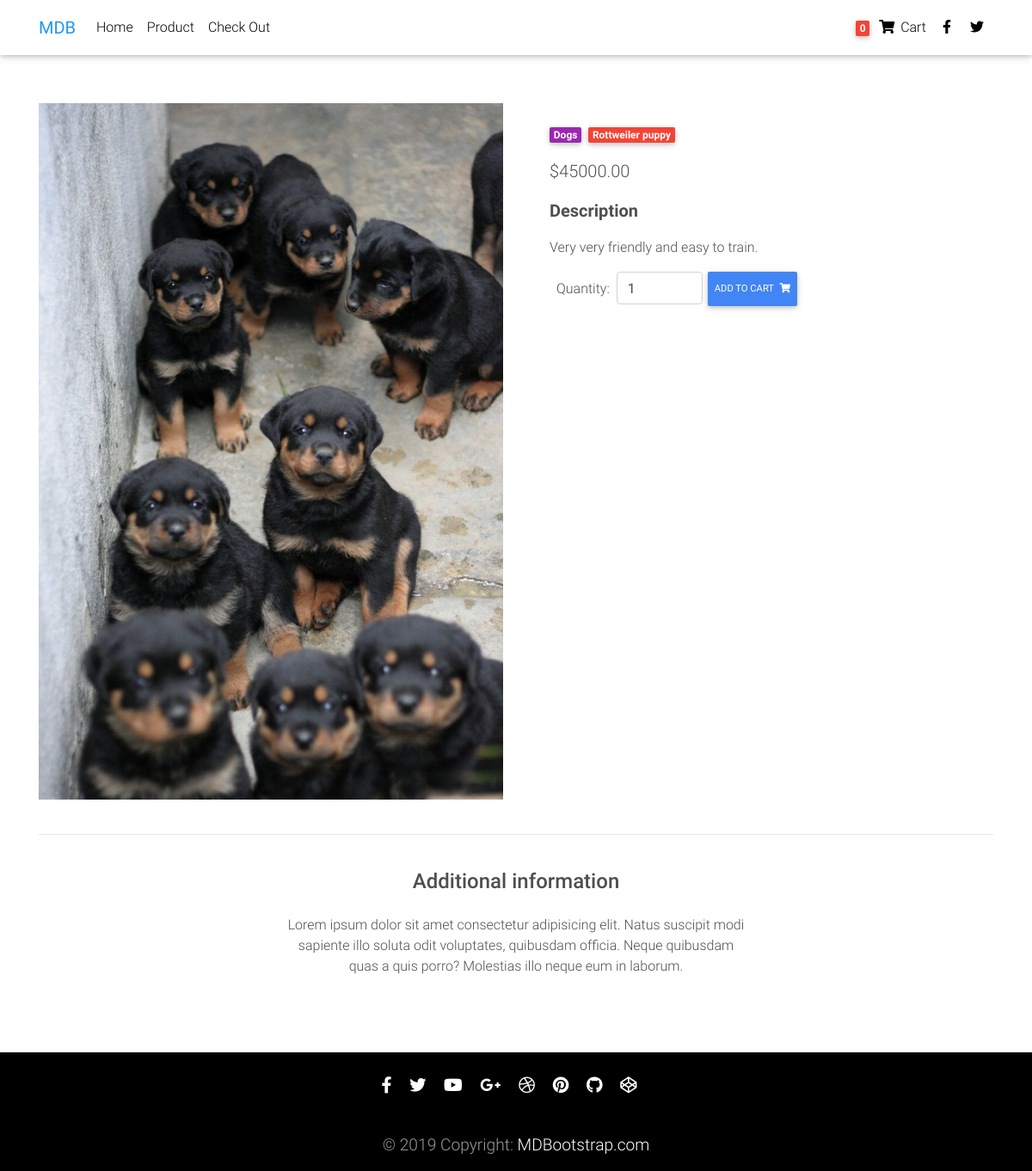
The app's page /rottweiler-puppy/17/ with its own data.
### store/models.py (models this page shows, shortened)
class Product(models.Model):
    category = models.ForeignKey(
        Category, on_delete=models.CASCADE, related_name="products")
    name = models.CharField(max_length=200, db_index=True)
    slug = models.SlugField(max_length=300, db_index=True)
    image = models.ImageField(upload_to="product", blank=True, null=True)
    price = models.DecimalField(max_digits=10, decimal_places=2)
    available = models.BooleanField(default=False)
    description = models.TextField(blank=True, null=True)
    created = models.DateTimeField(auto_now_add=True)
    updated = models.DateTimeField(auto_now=True)
    class Meta:
        ordering = ("-created",)
        index_together = (("id", "slug"),)
    def get_absolute_url(self):
        return reverse("store:detail_page", args=[self.slug, self.id])
    @property
    def imageURL(self):
        try:
            url = self.image.url
        except ValueError:
            url = ''
        return url

class Category(models.Model):
    name = models.CharField(max_length=200, db_index=True)
    slug = models.SlugField(max_length=300, unique=True)
    class Meta:
        ordering = ("-name",)
        verbose_name = "category"
        verbose_name_plural = "categories"
    def __str__(self):
        return self.name
    def get_absolute_url(self):
        return reverse("store:store_page", args=[self.slug])

### store/views.py (the view)
def detail_page(request, slug=None, detail_id=None):
    product = get_object_or_404(
        Product, slug=slug, id=detail_id, available=True)
    form = CartForm()
    return render(request, 'store/detail.html', {"product": product, 'form': form})

### cart/forms.py
class CartForm(forms.Form):
    quantity = forms.TypedChoiceField(
        choices=PRODUCT_QUANTITY_CHOICES, coerce=int)
    updated = forms.BooleanField(
        required=False, initial=False, widget=forms.HiddenInput)

### cart/cart.py (called while the page is built)
    def __len__(self):
        return sum(items["quantity"] for items in self.cart.values())

### cart/context_processor.py (called while the page is built)
def cart(request):
    cart = Cart(request)
    return {"cart": cart }

### store/templates/store/detail.html (shortened to what this page needs)
<!DOCTYPE html>
{% load static %}
<html lang="en">
<head>
    <link rel="stylesheet" href="https://use.fontawesome.com/releases/v5.11.2/css/all.css">
    <link href="{% static 'css/bootstrap.min.css' %}" rel="stylesheet">
    <link href="{% static 'css/mdb.min.css' %}" rel="stylesheet">
    <link href="{% static 'css/style.min.css' %}" rel="stylesheet">
    <link rel="stylesheet" href="{% static 'css/detail.css' %}">
</head>
<body>
    <nav class="navbar fixed-top navbar-expand-lg navbar-light white scrolling-navbar">
        <div class="container">
            <a class="navbar-brand waves-effect" href="https://mdbootstrap.com/docs/jquery/" target="_blank">
                <strong class="blue-text">MDB</strong>
            </a>
            <div class="collapse navbar-collapse" id="navbarSupportedContent">
                <ul class="navbar-nav mr-auto">
                    <li class="nav-item">
                        <a class="nav-link waves-effect" href="{% url 'store:store_page' %}">Home
                        </a>
                    </li>
                    <li class="nav-item">
                        <a class="nav-link waves-effect" href="https://mdbootstrap.com/docs/jquery/">Product</a>
                    </li>
                    <li class="nav-item">
                        <a class="nav-link waves-effect" href="{% url 'orders:order_page' %}">Check
                            Out
                        </a>
                    </li>
                </ul>
                <ul class="navbar-nav nav-flex-icons">
                    {% with total_item=cart|length %}
                    <li class="nav-item">
                        <a class="nav-link waves-effect" href="{% url 'cart:cart_page' %}">
                            <span class="badge red z-depth-1 mr-1">{{ total_item }}</span>
                            <i class="fas fa-shopping-cart"></i>
                            <span class="clearfix d-none d-sm-inline-block"> Cart </span>
                        </a>
                    </li>
                    {% endwith %}
                    <li class="nav-item">
                        <a href="https://www.facebook.com/mdbootstrap" class="nav-link waves-effect" target="_blank">
                            <i class="fab fa-facebook-f"></i>
                        </a>
                    </li>
                    <li class="nav-item">
                        <a href="https://twitter.com/MDBootstrap" class="nav-link waves-effect" target="_blank">
                            <i class="fab fa-twitter"></i>
                        </a>
                    </li>
                </ul>
            </div>
        </div>
    </nav>
    <main class="mt-5 pt-4" id="mainsection">
        <div class="container dark-grey-text mt-5">
            <div class="row wow fadeIn">
                <div class="col-md-6 mb-4">
                    <img src="{% if product.image %}{{ product.imageURL }}{%else %}{% static 'img/cart.png' %}{% endif %}"
                        class="img-fluid" alt="{{ product.name }}">
                </div>
                <div class="col-md-6 mb-4">
                    <div class="p-4">
                        <div class="mb-3">
                            <a href="{{ product.category.get_absolute_url }}">
                                <span class="badge purple mr-1">{{product.category}}</span>
                            </a>
                            <a href="{{ product.get_absolute_url }}">
                                <span class="badge red mr-3">{{ product.name }}</span>
                            </a>
                        </div>
                        <p class="lead">
                            <span>${{ product.price }}</span>
                        </p>
                        <p class="lead font-weight-bold">Description</p>
                        <p>{{ product.description }}</p>
                        <form class="d-flex justify-content-left" action="{% url 'cart:cart_add' product.id %}"
                            method="POST">
                            <label for="id_quantity" class="m-2">Quantity: </label>
                            <input type="number" id="id_quantity" name="quantity" value="1" aria-label="Search"
                                class="form-control" style="width: 100px">
                            <button class="btn btn-primary btn-md my-0 p-2" type="submit">Add to cart
                                <i class="fas fa-shopping-cart ml-1"></i>
                            </button>
                        </form>
                    </div>
                </div>
            </div>
            <hr>
            <div class="row d-flex justify-content-center wow fadeIn">
                <div class="col-md-6 text-center">
                    <h4 class="my-4 h4">Additional information</h4>
                    <p>Lorem ipsum dolor sit amet consectetur adipisicing elit. Natus suscipit modi sapiente illo soluta
                        odit
                        voluptates,
                        quibusdam officia. Neque quibusdam quas a quis porro? Molestias illo neque eum in laborum.</p>
                </div>
            </div>
            <div class="row wow fadeIn">
                <div class="col-lg-4 col-md-12 mb-4">
                </div>
                <div class="col-lg-4 col-md-6 mb-4">
                </div>
                <div class="col-lg-4 col-md-6 mb-4">
                </div>
            </div>
        </div>
    </main>
    <footer class="page-footer wow fadeIn">
        <hr class="my-4">
        <div class="pb-4">
            <a href="https://www.facebook.com/mdbootstrap" target="_blank">
                <i class="fab fa-facebook-f mr-3"></i>
            </a>
            <a href="https://twitter.com/MDBootstrap" target="_blank">
                <i class="fab fa-twitter mr-3"></i>
            </a>
            <a href="https://www.youtube.com/watch?v=7MUISDJ5ZZ4" target="_blank">
                <i class="fab fa-youtube mr-3"></i>
            </a>
            <a href="https://plus.google.com/u/0/b/107863090883699620484" target="_blank">
                <i class="fab fa-google-plus-g mr-3"></i>
            </a>
            <a href="https://dribbble.com/mdbootstrap" target="_blank">
                <i class="fab fa-dribbble mr-3"></i>
            </a>
            <a href="https://pinterest.com/mdbootstrap" target="_blank">
                <i class="fab fa-pinterest mr-3"></i>
            </a>
            <a href="https://github.com/mdbootstrap/bootstrap-material-design" target="_blank">
                <i class="fab fa-github mr-3"></i>
            </a>
            <a href="http://codepen.io/mdbootstrap/" target="_blank">
                <i class="fab fa-codepen mr-3"></i>
            </a>
        </div>
        <div class="footer-copyright py-3">
            © 2019 Copyright:
            <a href="https://mdbootstrap.com/education/bootstrap/" target="_blank"> MDBootstrap.com </a>
        </div>
    </footer>
</body>
</html>

### static/css/detail.css (style rules this page uses)
body { height: 100%; }
#mainsection { min-height: 100%; }
.page-footer { background-color: black; text-align: center; font-size: larger; position: relative; }

### records on screen
Product: image (picture), category "Dogs", name "Rottweiler puppy", price "45000.00", description "Very very friendly and easy to train."

### other values on screen
{{ total_item }} "0"
